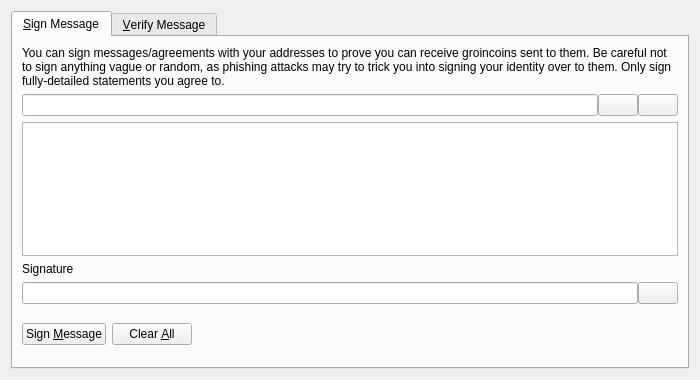
<?xml version="1.0" encoding="UTF-8"?>
<ui version="4.0">
 <class>SignVerifyMessageDialog</class>
 <widget class="QDialog" name="SignVerifyMessageDialog">
  <property name="geometry">
   <rect>
    <x>0</x>
    <y>0</y>
    <width>700</width>
    <height>380</height>
   </rect>
  </property>
  <property name="windowTitle">
   <string>Signatures - Sign / Verify a Message</string>
  </property>
  <property name="modal">
   <bool>true</bool>
  </property>
  <layout class="QVBoxLayout" name="verticalLayout">
   <item>
    <widget class="QTabWidget" name="tabWidget">
     <property name="currentIndex">
      <number>0</number>
     </property>
     <widget class="QWidget" name="tabSignMessage">
      <attribute name="title">
       <string>&amp;Sign Message</string>
      </attribute>
      <layout class="QVBoxLayout" name="verticalLayout_SM">
       <item>
        <widget class="QLabel" name="infoLabel_SM">
         <property name="text">
          <string>You can sign messages/agreements with your addresses to prove you can receive groincoins sent to them. Be careful not to sign anything vague or random, as phishing attacks may try to trick you into signing your identity over to them. Only sign fully-detailed statements you agree to.</string>
         </property>
         <property name="textFormat">
          <enum>Qt::PlainText</enum>
         </property>
         <property name="wordWrap">
          <bool>true</bool>
         </property>
        </widget>
       </item>
       <item>
        <layout class="QHBoxLayout" name="horizontalLayout_1_SM">
         <property name="spacing">
          <number>0</number>
         </property>
         <item>
          <widget class="QValidatedLineEdit" name="addressIn_SM">
           <property name="toolTip">
            <string>The Groincoin address to sign the message with</string>
           </property>
          </widget>
         </item>
         <item>
          <widget class="QPushButton" name="addressBookButton_SM">
           <property name="toolTip">
            <string>Choose previously used address</string>
           </property>
           <property name="text">
            <string/>
           </property>
           <property name="icon">
            <iconset resource="../groincoin.qrc">
             <normaloff>:/icons/address-book</normaloff>:/icons/address-book</iconset>
           </property>
           <property name="shortcut">
            <string>Alt+A</string>
           </property>
           <property name="autoDefault">
            <bool>false</bool>
           </property>
          </widget>
         </item>
         <item>
          <widget class="QPushButton" name="pasteButton_SM">
           <property name="toolTip">
            <string>Paste address from clipboard</string>
           </property>
           <property name="text">
            <string/>
           </property>
           <property name="icon">
            <iconset resource="../groincoin.qrc">
             <normaloff>:/icons/editpaste</normaloff>:/icons/editpaste</iconset>
           </property>
           <property name="shortcut">
            <string>Alt+P</string>
           </property>
           <property name="autoDefault">
            <bool>false</bool>
           </property>
          </widget>
         </item>
        </layout>
       </item>
       <item>
        <widget class="QPlainTextEdit" name="messageIn_SM">
         <property name="toolTip">
          <string>Enter the message you want to sign here</string>
         </property>
        </widget>
       </item>
       <item>
        <widget class="QLabel" name="signatureLabel_SM">
         <property name="text">
          <string>Signature</string>
         </property>
         <property name="textFormat">
          <enum>Qt::PlainText</enum>
         </property>
        </widget>
       </item>
       <item>
        <layout class="QHBoxLayout" name="horizontalLayout_2_SM">
         <property name="spacing">
          <number>0</number>
         </property>
         <item>
          <widget class="QLineEdit" name="signatureOut_SM">
           <property name="font">
            <font>
             <italic>true</italic>
            </font>
           </property>
           <property name="readOnly">
            <bool>true</bool>
           </property>
          </widget>
         </item>
         <item>
          <widget class="QPushButton" name="copySignatureButton_SM">
           <property name="toolTip">
            <string>Copy the current signature to the system clipboard</string>
           </property>
           <property name="text">
            <string/>
           </property>
           <property name="icon">
            <iconset resource="../groincoin.qrc">
             <normaloff>:/icons/editcopy</normaloff>:/icons/editcopy</iconset>
           </property>
           <property name="autoDefault">
            <bool>false</bool>
           </property>
          </widget>
         </item>
        </layout>
       </item>
       <item>
        <layout class="QHBoxLayout" name="horizontalLayout_3_SM">
         <item>
          <widget class="QPushButton" name="signMessageButton_SM">
           <property name="toolTip">
            <string>Sign the message to prove you own this Groincoin address</string>
           </property>
           <property name="text">
            <string>Sign &amp;Message</string>
           </property>
           <property name="icon">
            <iconset resource="../groincoin.qrc">
             <normaloff>:/icons/edit</normaloff>:/icons/edit</iconset>
           </property>
           <property name="autoDefault">
            <bool>false</bool>
           </property>
          </widget>
         </item>
         <item>
          <widget class="QPushButton" name="clearButton_SM">
           <property name="toolTip">
            <string>Reset all sign message fields</string>
           </property>
           <property name="text">
            <string>Clear &amp;All</string>
           </property>
           <property name="icon">
            <iconset resource="../groincoin.qrc">
             <normaloff>:/icons/remove</normaloff>:/icons/remove</iconset>
           </property>
           <property name="autoDefault">
            <bool>false</bool>
           </property>
          </widget>
         </item>
         <item>
          <spacer name="horizontalSpacer_1_SM">
           <property name="orientation">
            <enum>Qt::Horizontal</enum>
           </property>
           <property name="sizeHint" stdset="0">
            <size>
             <width>40</width>
             <height>48</height>
            </size>
           </property>
          </spacer>
         </item>
         <item>
          <widget class="QLabel" name="statusLabel_SM">
           <property name="font">
            <font>
             <weight>75</weight>
             <bold>true</bold>
            </font>
           </property>
           <property name="text">
            <string/>
           </property>
           <property name="wordWrap">
            <bool>true</bool>
           </property>
          </widget>
         </item>
         <item>
          <spacer name="horizontalSpacer_2_SM">
           <property name="orientation">
            <enum>Qt::Horizontal</enum>
           </property>
           <property name="sizeHint" stdset="0">
            <size>
             <width>40</width>
             <height>48</height>
            </size>
           </property>
          </spacer>
         </item>
        </layout>
       </item>
      </layout>
     </widget>
     <widget class="QWidget" name="tabVerifyMessage">
      <attribute name="title">
       <string>&amp;Verify Message</string>
      </attribute>
      <layout class="QVBoxLayout" name="verticalLayout_VM">
       <item>
        <widget class="QLabel" name="infoLabel_VM">
         <property name="text">
          <string>Enter the receiver's address, message (ensure you copy line breaks, spaces, tabs, etc. exactly) and signature below to verify the message. Be careful not to read more into the signature than what is in the signed message itself, to avoid being tricked by a man-in-the-middle attack. Note that this only proves the signing party receives with the address, it cannot prove sendership of any transaction!</string>
         </property>
         <property name="textFormat">
          <enum>Qt::PlainText</enum>
         </property>
         <property name="alignment">
          <set>Qt::AlignLeading|Qt::AlignLeft|Qt::AlignTop</set>
         </property>
         <property name="wordWrap">
          <bool>true</bool>
         </property>
        </widget>
       </item>
       <item>
        <layout class="QHBoxLayout" name="horizontalLayout_1_VM">
         <property name="spacing">
          <number>0</number>
         </property>
         <item>
          <widget class="QValidatedLineEdit" name="addressIn_VM">
           <property name="toolTip">
            <string>The Groincoin address the message was signed with</string>
           </property>
          </widget>
         </item>
         <item>
          <widget class="QPushButton" name="addressBookButton_VM">
           <property name="toolTip">
            <string>Choose previously used address</string>
           </property>
           <property name="text">
            <string/>
           </property>
           <property name="icon">
            <iconset resource="../groincoin.qrc">
             <normaloff>:/icons/address-book</normaloff>:/icons/address-book</iconset>
           </property>
           <property name="shortcut">
            <string>Alt+A</string>
           </property>
           <property name="autoDefault">
            <bool>false</bool>
           </property>
          </widget>
         </item>
        </layout>
       </item>
       <item>
        <widget class="QPlainTextEdit" name="messageIn_VM"/>
       </item>
       <item>
        <widget class="QValidatedLineEdit" name="signatureIn_VM"/>
       </item>
       <item>
        <layout class="QHBoxLayout" name="horizontalLayout_2_VM">
         <item>
          <widget class="QPushButton" name="verifyMessageButton_VM">
           <property name="toolTip">
            <string>Verify the message to ensure it was signed with the specified Groincoin address</string>
           </property>
           <property name="text">
            <string>Verify &amp;Message</string>
           </property>
           <property name="icon">
            <iconset resource="../groincoin.qrc">
             <normaloff>:/icons/transaction_0</normaloff>:/icons/transaction_0</iconset>
           </property>
           <property name="autoDefault">
            <bool>false</bool>
           </property>
          </widget>
         </item>
         <item>
          <widget class="QPushButton" name="clearButton_VM">
           <property name="toolTip">
            <string>Reset all verify message fields</string>
           </property>
           <property name="text">
            <string>Clear &amp;All</string>
           </property>
           <property name="icon">
            <iconset resource="../groincoin.qrc">
             <normaloff>:/icons/remove</normaloff>:/icons/remove</iconset>
           </property>
           <property name="autoDefault">
            <bool>false</bool>
           </property>
          </widget>
         </item>
         <item>
          <spacer name="horizontalSpacer_1_VM">
           <property name="orientation">
            <enum>Qt::Horizontal</enum>
           </property>
           <property name="sizeHint" stdset="0">
            <size>
             <width>40</width>
             <height>48</height>
            </size>
           </property>
          </spacer>
         </item>
         <item>
          <widget class="QLabel" name="statusLabel_VM">
           <property name="font">
            <font>
             <weight>75</weight>
             <bold>true</bold>
            </font>
           </property>
           <property name="text">
            <string/>
           </property>
           <property name="wordWrap">
            <bool>true</bool>
           </property>
          </widget>
         </item>
         <item>
          <spacer name="horizontalSpacer_2_VM">
           <property name="orientation">
            <enum>Qt::Horizontal</enum>
           </property>
           <property name="sizeHint" stdset="0">
            <size>
             <width>40</width>
             <height>48</height>
            </size>
           </property>
          </spacer>
         </item>
        </layout>
       </item>
      </layout>
     </widget>
    </widget>
   </item>
  </layout>
 </widget>
 <customwidgets>
  <customwidget>
   <class>QValidatedLineEdit</class>
   <extends>QLineEdit</extends>
   <header>qt/qvalidatedlineedit.h</header>
  </customwidget>
 </customwidgets>
 <resources>
  <include location="../groincoin.qrc"/>
 </resources>
 <connections/>
</ui>
